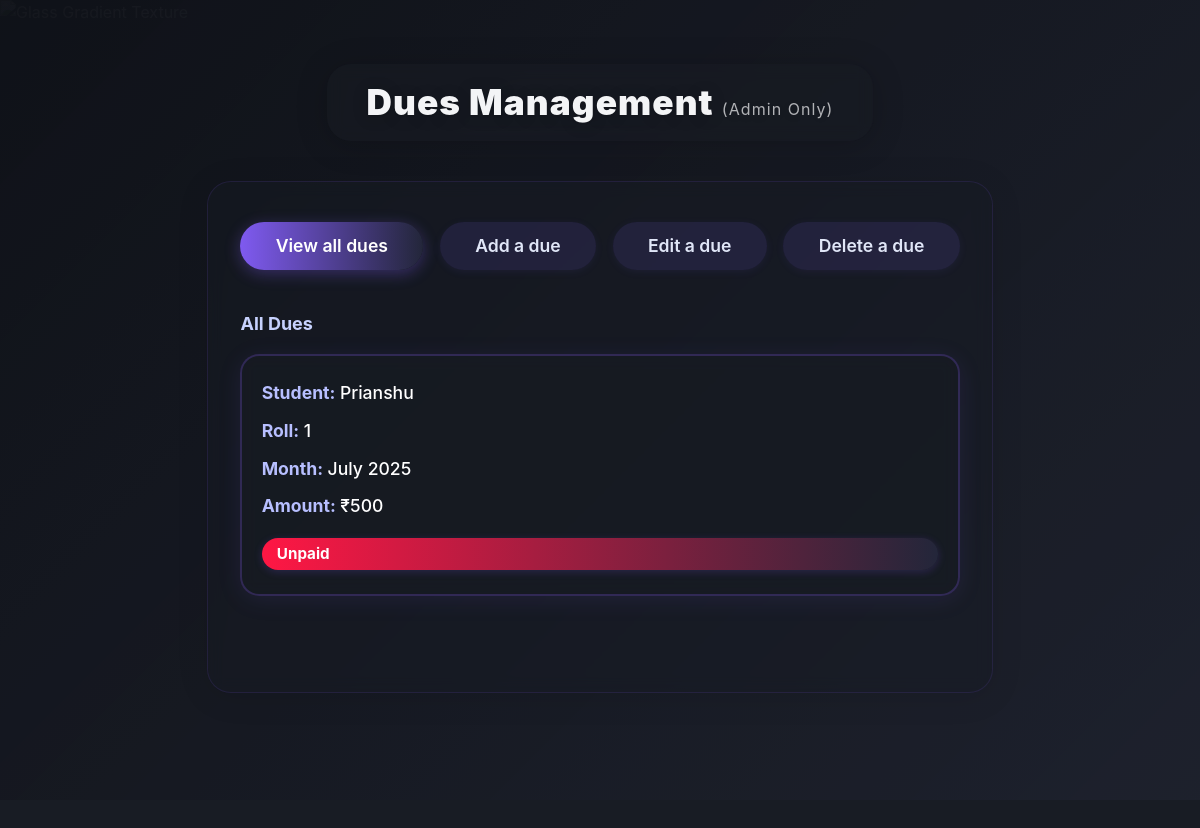
Screenshot of /admin/dues (signed in) with the database file from the repository.
### app/models.py (models this page shows)
class Fee(db.Model):
    __tablename__ = 'fees'
    id = db.Column(db.Integer, primary_key=True)
    user_id = db.Column(db.Integer, db.ForeignKey('users.id'))
    month = db.Column(db.String(20), nullable=False)
    amount_due = db.Column(db.Integer, nullable=False)
    is_paid = db.Column(db.Boolean, default=False)
    payments = db.relationship('Payment', backref='fee', lazy=True)

class Profile(db.Model):
    __tablename__ = 'profiles'
    id = db.Column(db.Integer, primary_key=True)
    user_id = db.Column(db.Integer, db.ForeignKey('users.id'), unique=True)
    full_name = db.Column(db.String(120), nullable=False)
    parent_name = db.Column(db.String(120), nullable=False)
    parent_phone = db.Column(db.String(20), nullable=False)
    student_phone = db.Column(db.String(20), nullable=False)
    student_class = db.Column(db.String(20), nullable=False)
    school_name = db.Column(db.String(120), nullable=False)
    roll_number = db.Column(db.Integer, unique=True)
    last_seen_pdf_id = db.Column(db.Integer, default=0)
    last_seen_test_id = db.Column(db.Integer, default=0)
    last_seen_notification_id = db.Column(db.Integer, default=0)
    profile_pic = db.Column(db.String(256))
    pending_popup = db.Column(db.Text)  # One-time popup message for the student

### app/routes/admin.py (the view, shortened to what this page needs)
@admin_bp.route('/dues', methods=['GET', 'POST'])
@login_required
def dues_management():
    if not current_user.is_admin:
        return redirect(url_for('student.home'))
    dues = Fee.query.order_by(Fee.month.desc()).all()
    students = Profile.query.order_by(Profile.roll_number).all()
    return render_template('admin/dues_management.html', dues=dues, students=students)

### app/__init__.py (called while the page is built)
def create_app():
    app = Flask(__name__)
    app.config.from_object(Config)
    db.init_app(app)
    login_manager.init_app(app)
    csrf.init_app(app)
    migrate.init_app(app, db)
    socketio.init_app(app)
    mail.init_app(app)
    from app.models import User
    @login_manager.user_loader
    def load_user(user_id):
        return User.query.get(int(user_id))
    from app.utils import assign_monthly_dues
    @app.before_request
    def before_any_request():
        assign_monthly_dues()
    from app.routes.student import student_bp
    from app.routes.admin import admin_bp
    from app.routes.main import main_bp
    app.register_blueprint(student_bp, url_prefix="/student")
    app.register_blueprint(admin_bp, url_prefix="/admin")
    app.register_blueprint(main_bp)
    return app

### app/templates/admin/dues_management.html (shortened to what this page needs)
{% extends 'shared/base.html' %}
{% block content %}
<img src="https://images.unsplash.com/photo-1687618049680-3b334671044c?w=600&auto=format&fit=crop&q=60&ixlib=rb-4.1.0&ixid=M3wxMjA3fDB8MHxzZWFyY2h8MjB8fGdyYWRpZW50JTIwZ2xhc3N8ZW58MHx8MHx8fDA%3D" alt="Glass Gradient Texture" class="bg-texture" />
<div class="bg-glass-gradient"></div>
<div class="bg-overlay"></div>
<div class="w-full min-h-screen flex flex-col items-center justify-start py-8 px-2 relative" style="z-index:3;">
  <div class="classy-heading">
    <div class="classy-heading-bar">
      <span class="classy-heading-text">Dues Management <span class="text-base font-normal opacity-70">(Admin Only)</span></span>
    </div>
  </div>
  <div class="glass-card">
    <div class="flex flex-wrap gap-2 mb-8 justify-center">
    <button type="button" class="tab-btn" onclick="showTab('view')" id="tab-view">View all dues</button>
    <button type="button" class="tab-btn" onclick="showTab('add')" id="tab-add">Add a due</button>
    <button type="button" class="tab-btn" onclick="showTab('edit')" id="tab-edit">Edit a due</button>
    <button type="button" class="tab-btn" onclick="showTab('delete')" id="tab-delete">Delete a due</button>
</div>
<div id="tab-content-view" class="tab-content">
      <h3 class="text-lg font-bold mb-4 text-indigo-200">All Dues</h3>
      <div class="dues-grid">
            {% for due in dues %}
        <div class="due-card">
          <div><span class="due-label">Student:</span> <span class="due-value">{{ due.user.profile.full_name }}</span></div>
          <div><span class="due-label">Roll:</span> <span class="due-value">{{ due.user.profile.roll_number }}</span></div>
          <div><span class="due-label">Month:</span> <span class="due-value">{{ due.month }}</span></div>
          <div><span class="due-label">Amount:</span> <span class="due-value">₹{{ due.amount_due }}</span></div>
          <div class="due-status {% if due.is_paid %}paid{% else %}unpaid{% endif %}">{% if due.is_paid %}Paid{% else %}Unpaid{% endif %}</div>
        </div>
            {% endfor %}
      </div>
</div>
</div>
</div>
{% endblock %}

### app/templates/shared/base.html (style rules this page uses)
html, body { background-color: #1f2937 !important; min-height: 100vh; }
.glass-card { background: rgba(255, 255, 255, 0.1); backdrop-filter: blur(10px); border: 1px solid rgba(255, 255, 255, 0.2); }

### app/templates/admin/dues_management.html (style rules this page uses)
body, html { background: #181c24 !important; font-family: 'Inter', 'Segoe UI', Arial, sans-serif; }
.bg-texture { position: fixed; inset: 0; width: 100vw; height: 100vh; z-index: 0; object-fit: cover; object-position: center; opacity: 0.22; filter: blur(0.5px); }
.bg-glass-gradient { position: fixed; inset: 0; width: 100vw; height: 100vh; z-index: 1; background: linear-gradient(135deg, rgba(10,12,18,0.85) 0%, rgba(36,40,56,0.7) 100%); pointer-events: none; }
.bg-overlay { position: fixed; inset: 0; width: 100vw; height: 100vh; z-index: 2; background: rgba(24,28,36,0.3); pointer-events: none; }
.classy-heading { position: relative; z-index: 3; display: flex; justify-content: center; align-items: center; margin-bottom: 2.5rem; }
.classy-heading-bar { background: rgba(24,28,36,0.55); backdrop-filter: blur(8px); border-radius: 1.5rem; padding: 1.2rem 2.5rem; box-shadow: 0 4px 32px 0 rgba(0,0,0,0.18); display: inline-block; }
.classy-heading-text { font-size: 2.2rem; font-weight: 900; letter-spacing: 0.03em; color: #f3f4f6; font-family: 'Inter', 'Segoe UI', Arial, sans-serif; text-align: center; text-shadow: 0 2px 16px rgba(0,0,0,0.18), 0 1px 2px rgba(0,0,0,0.10); line-height: 1.1; }
.glass-card { background: rgba(24,28,36,0.45); border-radius: 1.5rem; box-shadow: 0 4px 32px 0 rgba(0,0,0,0.10); border: 1.5px solid rgba(127,90,240,0.13); backdrop-filter: blur(8px); position: relative; z-index: 3; margin-bottom: 2.5rem; padding: 2.5rem 2rem; max-width: 900px; margin-left: auto; margin-right: auto; }
.tab-btn { padding: 0.6em 2em; margin-right: 0.5em; border: none; background: rgba(127,90,240,0.12); color: #e0e6f7; border-radius: 9999px; cursor: pointer; font-weight: 600; font-size: 1.1em; transition: background 0.2s, color 0.2s, box-shadow 0.2s; box-shadow: 0 2px 8px 0 rgba(127,90,240,0.08); margin-bottom: 0.5em; }
.tab-btn.active, .tab-btn:hover { background: linear-gradient(90deg, #7f5af0 0%, #23263a 100%); color: #fff; box-shadow: 0 4px 16px 0 #7f5af055; }
.tab-content { margin-top: 2em; }
.tab-btn:last-child { margin-right: 0; }
.due-card { background: rgba(24,28,36,0.55); border-radius: 1.2rem; box-shadow: 0 4px 24px 0 rgba(127,90,240,0.10); border: 2px solid rgba(127,90,240,0.25); backdrop-filter: blur(8px); padding: 1.5rem 1.2rem; margin-bottom: 1.5rem; color: #e0e6f7; transition: box-shadow 0.2s, border 0.2s; display: flex; flex-direction: column; gap: 0.7rem; }
.due-card .due-label { font-size: 1.1em; font-weight: 700; color: #b7bfff; margin-bottom: 0.2em; }
.due-card .due-value { font-size: 1.1em; color: #fff; font-weight: 500; }
.due-card .due-status { display: inline-block; padding: 0.3em 1em; border-radius: 9999px; font-size: 0.95em; font-weight: 700; background: linear-gradient(90deg, #7f5af0 0%, #23263a 100%); color: #fff; margin-top: 0.5em; box-shadow: 0 2px 8px 0 #7f5af033; }
.due-card .due-status.unpaid { background: linear-gradient(90deg, #ff1744 0%, #23263a 100%); color: #fff; }
.dues-grid { display: grid; grid-template-columns: repeat(auto-fit, minmax(270px, 1fr)); gap: 1.5rem; margin-bottom: 2em; }

### rows the page displays
Fee: user.profile.full_name "Prianshu", user.profile.roll_number "1", month "July 2025", amount_due "500", is_paid "Unpaid"
